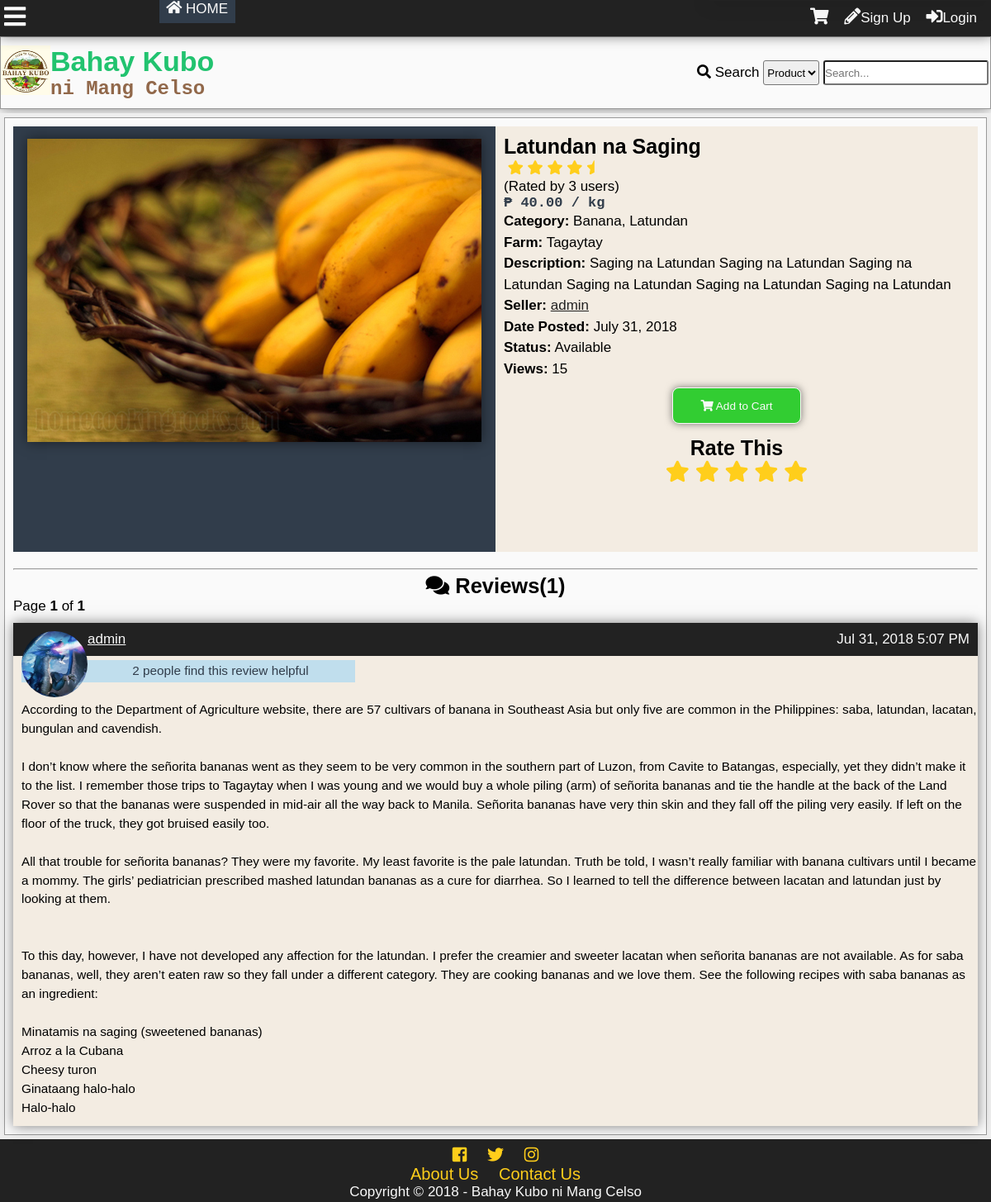
/product.php?id=20, run on the app's committed database.
### tables this page shows
CREATE TABLE `tblproduct` (
  `productid` int(11) NOT NULL,
  `categoryid` int(11) NOT NULL,
  `productname` varchar(100) NOT NULL,
  `description` mediumtext NOT NULL,
  `farmid` int(11) NOT NULL,
  `userid` int(11) NOT NULL,
  `dateposted` datetime DEFAULT NULL,
  `price` decimal(10,2) NOT NULL,
  `img` varchar(200) NOT NULL,
  `view` int(11) NOT NULL,
  `rating` decimal(10,2) NOT NULL,
  `is_approved` tinyint(1) NOT NULL,
  `is_available` int(11) NOT NULL
);

CREATE TABLE `tblcategory` (
  `categoryid` int(11) NOT NULL,
  `category` varchar(100) NOT NULL,
  `status` int(11) NOT NULL,
  `low` decimal(10,2) NOT NULL,
  `high` decimal(10,2) NOT NULL,
  `prevailing` decimal(10,2) NOT NULL
);

CREATE TABLE `tblfarm` (
  `farmid` int(11) NOT NULL,
  `farmname` varchar(100) NOT NULL,
  `address` varchar(255) NOT NULL,
  `status` int(11) NOT NULL
);

CREATE TABLE `tbluser` (
  `userid` int(11) NOT NULL,
  `username` varchar(100) NOT NULL,
  `password` varchar(100) NOT NULL,
  `firstname` varchar(100) NOT NULL,
  `middlename` varchar(100) NOT NULL,
  `lastname` varchar(100) NOT NULL,
  `birthday` varchar(20) NOT NULL,
  `datecreated` timestamp NOT NULL DEFAULT '0000-00-00 00:00:00',
  `email` varchar(100) NOT NULL,
  `phone` varchar(100) NOT NULL,
  `location` varchar(255) NOT NULL,
  `usertypeid` int(11) NOT NULL,
  `access` int(11) NOT NULL,
  `imgpath` varchar(200) NOT NULL,
  `bio` text NOT NULL,
  `is_show_email` tinyint(1) NOT NULL,
  `gender` int(11) NOT NULL,
  `lastupdate` timestamp NOT NULL DEFAULT '0000-00-00 00:00:00',
  `lastonline` timestamp NOT NULL DEFAULT '0000-00-00 00:00:00',
  `profileviews` int(11) NOT NULL
);

CREATE TABLE `tblreviews` (
  `reviewid` int(11) NOT NULL,
  `review` text NOT NULL,
  `productid` int(11) NOT NULL,
  `userid` int(11) NOT NULL,
  `dateposted` datetime DEFAULT NULL,
  `likes` int(11) NOT NULL
);

### product.php (the view, shortened to what the rows shown need)
<?php
include'functions.php';
require_once'connection.php';
if(isset($_GET['id'])){
	$id = $_GET['id'];
}else{
	die('This page doesn\'t exist');
}
if(isset($_SESSION['id'])){
	$tuserid = $_SESSION['id'];
	$tusertype = $_SESSION['type'];
}else{
	$tuserid = 'none';
	$tusertype = 'none';
}
$sql = "SELECT productid,category, productname, description, farmname, username, t1.userid, dateposted, price, view, img, rating, is_approved, is_available, low, prevailing, high FROM tblproduct as t1
LEFT JOIN tblcategory as t2
	ON t1.categoryid = t2.categoryid
LEFT JOIN tbluser as t3
	ON t1.userid = t3.userid
LEFT JOIN tblfarm as t4
	ON t1.farmid = t4.farmid
WHERE productid='$id'";
$result = $conn->query($sql);
$row = $result->fetch_object();
if(!$row){
	die('This page doesn\'t exist');
}else{
	$id = $row->productid;
	$category = $row->category;
	$product = $row->productname;
	$desc = $row->description;
	$farm = $row->farmname;
	$userid = $row->userid;
	$user = $row->username;
	$date = date('F j, Y',strtotime($row->dateposted));
	$price = $row->price;
	$view = $row->view;
	$img = $row->img;
	$ProductRating = $row->rating;
	$approved = $row->is_approved;
	$available = $row->is_available;
	if($available == 1){
		$available = 'Available';
	}else{
		if($userid!=$tuserid AND $tusertype!=4){
			die('This product is not available.');
		}else{
			$available = 'Not Available';
		}
	}
}
$sql="SELECT ratingid FROM tblrating WHERE productid='$id' ";
$result = $conn->query($sql);
$votercount = $result->num_rows;
?>
<!DOCTYPE html>
<html lang="en">
<head>
  	<link rel="stylesheet" href="css/style.css">
  	<link rel="stylesheet" href="css/fontawesome-all.css">
</head>
<body onscroll="scrollOpacity()">
	<div class="main-container">
	<?php
		addheader();
	?>
	<div class="other-content">
		<div class="product-grid">
			<div class="product-main-left">
				<div class="product-image-wrap">
					<img src="<?php echo $img ?>">
				</div>
				<div class="product-main-content">
					<h1><?php echo $product; ?></h1>
					<?php starsystem($ProductRating);
					echo '<p>(Rated by '.number_format($votercount);
					if($votercount==1){
						echo ' user';
					}else{
					 echo ' users';
					}
					echo')</p>'?>
					<p class="product-price">₱ <?php echo $price; ?> / kg</p>
					<ul>
						<li><b>Category:</b> <?php echo $category;?></li>
						<li><b>Farm:</b> <?php echo $farm ?></li>
						<li><b>Description:</b> <?php echo $desc;?></li>
						<li><b>Seller:</b> <a href="profile.php?id=<?php echo $userid; ?>" class="black"> <?php echo $user; ?></a></li>
						<li><b>Date Posted:</b> <?php echo $date?></li>
						<li><b>Status:</b> <?php echo $available?></li>
						<li><b>Views:</b>
							<?php
							if(isset($_SESSION['id'])){
								 if($_SESSION['id']==$userid){
								 	echo number_format($view);
								 }else{
								 	echo number_format($view+1);
								 }
							 }else{
								 echo number_format($view+1);
							 }
							 ?>
						</li>
					</ul>
<?php
	if($available != 'Not Available' AND $approved != 0){
		echo'<div class="add-to-cart" value="'. $id.'" onclick="addThistoCart(this)"><i class="fas fa-shopping-cart"></i> Add to Cart
						</div>';
	}
	if(isset($_SESSION['id'])){
	$myid = $_SESSION['id'];
	$sql="SELECT rating FROM tblrating WHERE userid='$myid' AND productid='$id'";
	$result = $conn->query($sql);
	if(!$result->num_rows){
	echo'<div id="rate-this" onmouseleave="starLeave()">
		<h1>Rate This</h1>
		<i id="star1" class="fas fa-star" onmouseover="star1hover()" onclick="clickstar(this)" value="'.$_SESSION['id'].'" name="'.$_GET['id'].'" rating="1"></i>
		<i id="star2" class="fas fa-star" onmouseover="star2hover()" onclick="clickstar(this)" value="'.$_SESSION['id'].'" name="'.$_GET['id'].'" rating="2"></i>
		<i id="star3" class="fas fa-star" onmouseover="star3hover()" onclick="clickstar(this)" value="'.$_SESSION['id'].'" name="'.$_GET['id'].'" rating="3"></i>
		<i id="star4" class="fas fa-star" onmouseover="star4hover()" onclick="clickstar(this)" value="'.$_SESSION['id'].'" name="'.$_GET['id'].'" rating="4"></i>
		<i id="star5" class="fas fa-star" onmouseover="star5hover()" onclick="clickstar(this)" value="'.$_SESSION['id'].'" name="'.$_GET['id'].'" rating="5"></i>
	</div>';
	}else{
		$fetch = $result->fetch_object();
		$rating = $fetch->rating;
		echo'<div id="rate-this" onmouseleave="starLeave()">';
		if($rating == 1){
			$string='Star';
		}else{
			$string='Stars';
		}
		echo'<p>You rated this <br>'.$rating.' '.$string.'</p>
		<i id="star1" class="fas fa-star" onmouseover="star1hover()" onclick="updatestar(this)" value="'.$_SESSION['id'].'" name="'.$_GET['id'].'" rating="1"></i>
		<i id="star2" class="fas fa-star" onmouseover="star2hover()" onclick="updatestar(this)" value="'.$_SESSION['id'].'" name="'.$_GET['id'].'" rating="2"></i>
		<i id="star3" class="fas fa-star" onmouseover="star3hover()" onclick="updatestar(this)" value="'.$_SESSION['id'].'" name="'.$_GET['id'].'" rating="3"></i>
		<i id="star4" class="fas fa-star" onmouseover="star4hover()" onclick="updatestar(this)" value="'.$_SESSION['id'].'" name="'.$_GET['id'].'" rating="4"></i>
		<i id="star5" class="fas fa-star" onmouseover="star5hover()" onclick="updatestar(this)" value="'.$_SESSION['id'].'" name="'.$_GET['id'].'" rating="5"></i>
		</div>';
	}
}else{
	echo'<div id="rate-this" onmouseleave="starLeave()" onclick="showLogin()">
		<h1>Rate This</h1>
		<i id="star1" class="fas fa-star" onmouseover="star1hover()"></i>
		<i id="star2" class="fas fa-star" onmouseover="star2hover()"></i>
		<i id="star3" class="fas fa-star" onmouseover="star3hover()"></i>
		<i id="star4" class="fas fa-star" onmouseover="star4hover()"></i>
		<i id="star5" class="fas fa-star" onmouseover="star5hover()"></i>
	</div>';
}
?>
				</div>
				<div class="product-reviews">
					<br><hr>
					<div id="reviews">
<?php
$sql="SELECT reviewid FROM tblreviews WHERE productid='$id'";
$result=$conn->query($sql);
$rows=$result->num_rows;
$page_rows = 10;
$last = ceil($rows/$page_rows);
$pagenum = 1;
$limit = 'LIMIT ' .($pagenum - 1) * $page_rows .',' .$page_rows;
$sql = "SELECT t1.userid, reviewid, review, username, imgpath, dateposted, likes
FROM tblreviews AS t1
LEFT JOIN tbluser AS t2
	ON t1.userid = t2.userid
WHERE productid='$id'
ORDER BY likes DESC $limit";
$result = $conn->query($sql);
$textline1 = "<i class='fas fa-comments'></i> Reviews(<b>".number_format($rows)."</b>)";
$textline2 = "Page <b>$pagenum</b> of <b>$last</b>";
$paginationCtrls = '';
 echo'<h2>  '.$textline1.'</h2>
  <p>  '.$textline2.' </p>
  <div id="pagination_controls"> '.$paginationCtrls.'</div>';
while($row = $result->fetch_object()){
	$Ruserid = $row->userid;
	$review = $row->review;
	$Rusername = $row->username;
	$Rimg = $row->imgpath;
	$Rdate = $row->dateposted;
	$likes = $row->likes;
	echo'<div class="review-list">
	<div class="review-header">
	<a href="profile.php?id='.$Ruserid.'">
	<div class="review-tn">
		<img src="'.$Rimg.'">
	</div>
	<span class="white">'.$Rusername.'</span></a>
	<span class="review-date">'.date('M j, Y g:i A',strtotime($Rdate)).'</span>
	</div>
	<p class="find-this-helpful">'.number_format($likes).' people find this review helpful</p>
	<p>'.nl2br(createlink($review)).'</p>';
	echo'</div>';
}
?>
					</div>
				</div>
			</div>
		</div>
	</div>
	</div>
</body>
</html>

### functions.php (shortened to what the rows shown need)
<?php
function addheader(){
	echo'<header id="main-header">
			<div class="grid-header">
				<div class="box1">
					<a href="index.php">
						<div class="logo">
							<img src="img/logo.jpg">
						</div>
						<div id="header-text">
						<h1 id="first-text">Bahay Kubo</h1><br>
							<h2 id="second-text"> ni Mang Celso</h2>
						</div>
					</a>
				</div>
				<div class="box2">';
				echo'</div>
				<div class="modal2">
				</div>
				<div id="search-dropdown">
				</div>
			</div>
		</header>
		<div class="subheader">
			<div class="subgrid">
				<div class="svg">
					<p class="open-slide" onclick="openSlideMenu()">
						<i class="fas fa-bars"></i>
					</p>
				</div>
				<div class="nav">
					<a id="Home" href="index.php"><i class="fas fa-home"></i> HOME</a>
				</div>
				<div class="profile-grid">';
				echo'</div>
			</div>
		</div>
	';
}
function createlink($string){
$url = '~(?:(https?)://([^\s<]+)|(www\.[^\s<]+?\.[^\s<]+))(?<![\.,:])~i';
$string = preg_replace($url, '<a href="$0" target="_blank" title="$0">$0</a>', $string);
return $string;
}
function starsystem($percent){
	echo'<div class="star-system" title="'.$percent.'% rating">';
	if($percent>=98){
	echo'
		<i class="fas fa-star"></i>
		<i class="fas fa-star"></i>
		<i class="fas fa-star"></i>
		<i class="fas fa-star"></i>
		<i class="fas fa-star"></i>
	';
	}else if($percent>=85 & $percent<98){
	echo'
		<i class="fas fa-star"></i>
		<i class="fas fa-star"></i>
		<i class="fas fa-star"></i>
		<i class="fas fa-star"></i>
		<i class="fas fa-star-half"></i>
	';
	}else if($percent>=75 & $percent<85){
	echo'
		<i class="fas fa-star"></i>
		<i class="fas fa-star"></i>
		<i class="fas fa-star"></i>
		<i class="fas fa-star"></i>
		<i class="far fa-star"></i>
	';
	}else if($percent>=65 & $percent<75){
	echo'
		<i class="fas fa-star"></i>
		<i class="fas fa-star"></i>
		<i class="fas fa-star"></i>
		<i class="fas fa-star-half"></i>
		<i class="far fa-star"></i>
	';
	}else if($percent>=55 & $percent<65){
	echo'
		<i class="fas fa-star"></i>
		<i class="fas fa-star"></i>
		<i class="fas fa-star"></i>
		<i class="far fa-star"></i>
		<i class="far fa-star"></i>
	';
	}else if($percent>=45 & $percent<55){
	echo'
		<i class="fas fa-star"></i>
		<i class="fas fa-star"></i>
		<i class="fas fa-star-half"></i>
		<i class="far fa-star"></i>
		<i class="far fa-star"></i>
	';
	}else if($percent>=35 & $percent<45){
	echo'
		<i class="fas fa-star"></i>
		<i class="fas fa-star"></i>
		<i class="far fa-star"></i>
		<i class="far fa-star"></i>
		<i class="far fa-star"></i>
	';
	}else if($percent>=25 & $percent<35){
	echo'
		<i class="fas fa-star"></i>
		<i class="fas fa-star-half"></i>
		<i class="far fa-star"></i>
		<i class="far fa-star"></i>
		<i class="far fa-star"></i>
	';
	}else if($percent>=15 & $percent<25){
	echo'
		<i class="fas fa-star"></i>
		<i class="far fa-star"></i>
		<i class="far fa-star"></i>
		<i class="far fa-star"></i>
		<i class="far fa-star"></i>
	';
	}else if($percent>=4 & $percent<15){
	echo'
		<i class="fas fa-star-half"></i>
		<i class="far fa-star"></i>
		<i class="far fa-star"></i>
		<i class="far fa-star"></i>
		<i class="far fa-star"></i>
	';
	}else if($percent<4){
	echo'
		<i class="far fa-star"></i>
		<i class="far fa-star"></i>
		<i class="far fa-star"></i>
		<i class="far fa-star"></i>
		<i class="far fa-star"></i>
	';
	}
	echo'</div>';
}

### data on the page
tblproduct: img (picture), productname "Latundan na Saging", price "40.00", categoryid.category "Banana, Latundan", farmid.farmname "Tagaytay", description "Saging na Latundan Saging na Latundan Saging na Latundan Saging na Latundan Saging na Latundan Saging na Latundan", userid.username "admin", dateposted "July 31, 2018", is_available "Available", $view+1 "15"
tblreviews: userid.imgpath (picture), userid.username "admin", dateposted "Jul 31, 2018 5:07 PM", likes "2", review "According to the Department of Agriculture website, there are 57 cultivars of banana in Southeast Asia but only five are common in the Philippines: saba, latundan, lacatan, bungulan and cavendish. I don’t know where the señorita bananas went as they seem to be very common in the southern part of Luzon, from Cavite to Batangas, especially, yet they didn’t make it to the list. I remember those trips to Tagaytay when I was young and we would buy a whole piling (arm) of señorita bananas and tie the handle at the back of the Land Rover so that the bananas were suspended in mid-air all the way back to Manila. Señorita bananas have very thin skin and they fall off the piling very easily. If left…"

### other printed values
$votercount "3"
$rows "1"
$pagenum "1"
$last "1"
